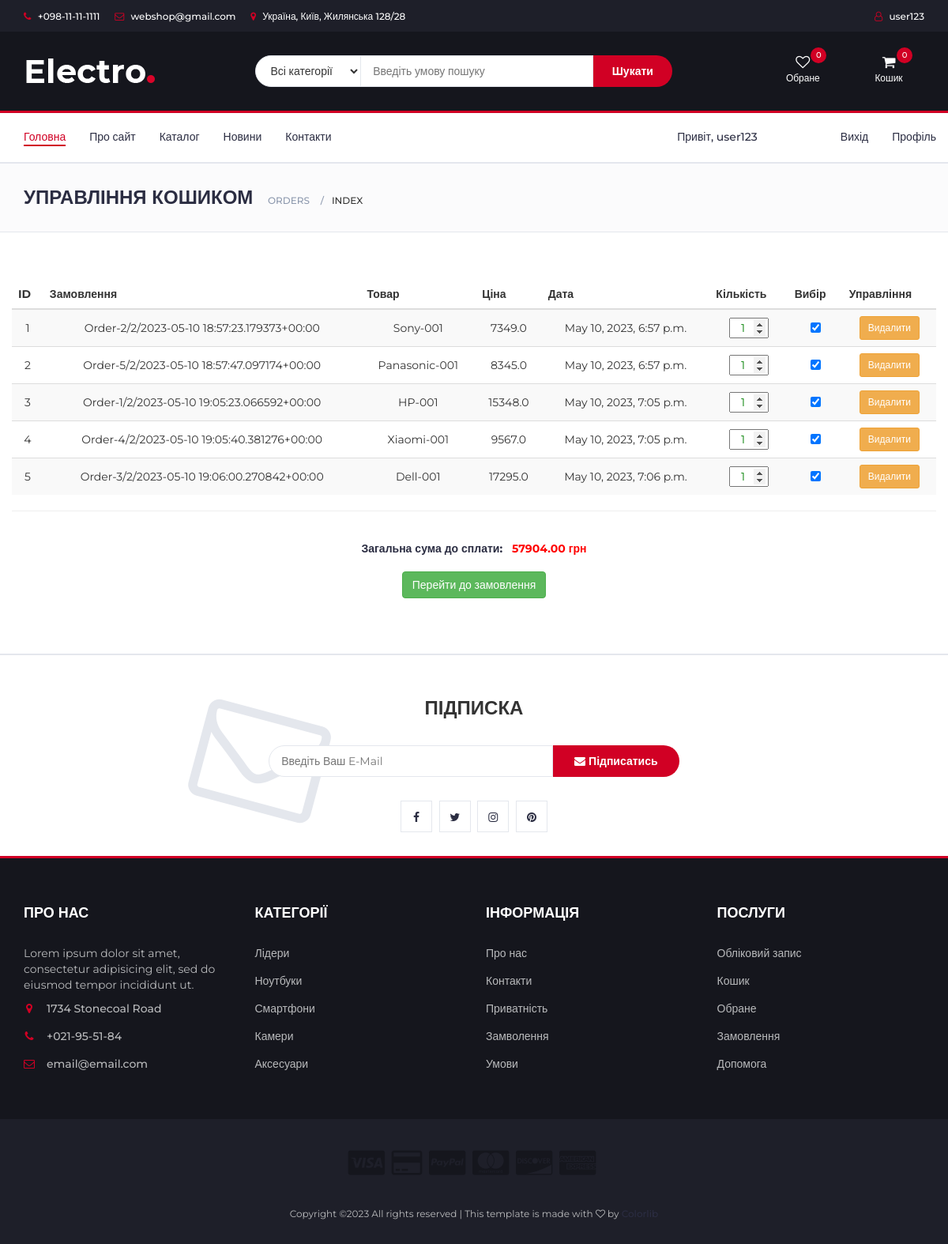
Before: /orders/ (signed in) with the older database file.
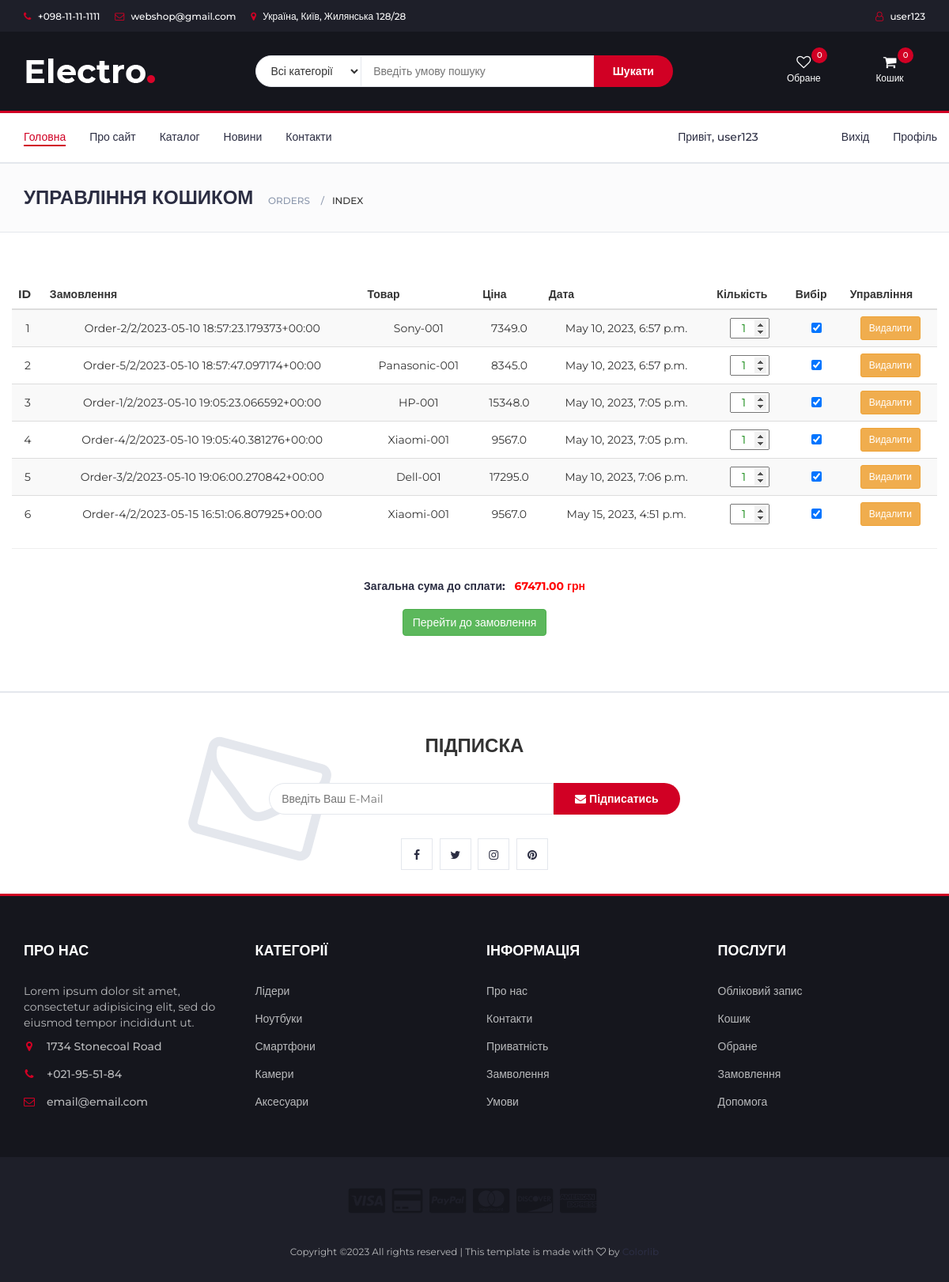
After: the same page with the newer database file.
### orders/models.py (models this page shows, shortened)
class Order(models.Model):
    code = models.CharField(max_length=100, unique=True)
    user = models.ForeignKey(User, on_delete=models.CASCADE)
    product = models.ForeignKey(Product, on_delete=models.CASCADE)
    count = models.IntegerField(default=1)
    date = models.DateTimeField(auto_now_add=True)
    notes = models.TextField(max_length=500)

### catalog/models.py (models this page shows, shortened)
class Product(models.Model):
    name = models.CharField(max_length=100, unique=True)
    about = models.TextField(max_length=500, unique=True)
    category = models.ForeignKey(Category, on_delete=models.CASCADE)
    producer = models.ForeignKey(Producer, on_delete=models.CASCADE)
    photo = models.FileField(upload_to='products/')
    price = models.FloatField()

### orders/views.py (the view)
# urls.py: path('', index),
def index(request):
    return render(request, 'orders/index.html', {
        'title': 'Управління кошиком',
        'page': 'index',
        'app': 'orders',
        'user_orders': Order.objects.filter(user_id=request.user.id)
    })

### templates/orders/index.html (shortened to what this page needs)
{% extends '_layouts/base.html' %}
{% block content %}
{% load static %}
        <div class="section page-content">
			<div class="container">
				<div class="row">
					<div class="content-box" style="text-align: center">
						<table id="orders-table" class="table table-striped">
                            <thead>
								<tr>
									<th>ID</th>
									<th>Замовлення</th>
									<th>Товар</th>
									<th>Ціна</th>
									<th>Дата</th>
									<th>Кількість</th>
									<th>Вибір</th>
									<th>Управління</th>
								</tr>
							</thead>
							<tbody>
							{% for order in user_orders %}
								<tr>
									<td class="id-cell">{{ order.id }}</td>
									<td>{{ order.code }}</td>
									<td>{{ order.product.name }}</td>
									<td class="price-cell">{{ order.product.price }}</td>
									<td>{{ order.date }}</td>
									<td class="count-cell">
										<input type="number" class="count" min="1" value="{{order.count}}">
									</td>
									<td>
										<input type="checkbox" class="check" value="yes" checked>
									</td>
									<td>
										<button class="btn btn-sm btn-warning del-btn">Видалити</button>
									</td>
								</tr>
							{% endfor %}
							</tbody>
						</table>
						<hr>
						<br>
						<div>
							<h5>
								Загальна сума до сплати: &nbsp;
								<span id="total" style="color: red">0.00 грн</span>
							</h5>
						</div>
						<p>
							<a id="bill-btn" href="/orders/bill/1,2,3" class="btn btn-success">
								Перейти до замовлення
							</a>
						</p>
					</div>
				</div>
			</div>
		</div>
{% endblock %}

### templates/_layouts/base.html (shortened to what this page needs)
<!DOCTYPE html>
{% load static %}
<html lang="uk">
	<head>
 		<link rel="stylesheet" href="{% static 'css/bootstrap.min.css' %}"/>
 		<link rel="stylesheet" href="{% static 'css/slick.css' %}"/>
 		<link rel="stylesheet" href="{% static 'css/slick-theme.css' %}"/>
 		<link rel="stylesheet" href="{% static 'css/nouislider.min.css' %}"/>
 		<link rel="stylesheet" href="{% static 'css/font-awesome.min.css' %}">
 		<link rel="stylesheet" href="{% static 'css/style.css' %}"/>
    </head>
	<body>
		{% include '_layouts/header.html' %}
		{% include '_layouts/navbar.html' %}
		{% include '_layouts/breadcrumb.html' %}
		{% block content %}{% endblock content %}
		{% include '_layouts/newsletter.html' %}
		{% include '_layouts/footer.html' %}
	</body>
</html>

### templates/_layouts/header.html (shortened to what this page needs)
        {% load static %}
        <header>
			<div id="top-header">
				<div class="container">
					<ul class="header-links pull-left">
						<li><a href="#"><i class="fa fa-phone"></i> +098-11-11-1111</a></li>
						<li><a href="#"><i class="fa fa-envelope-o"></i> webshop@gmail.com</a></li>
						<li><a href="#"><i class="fa fa-map-marker"></i> Україна, Київ, Жилянська 128/28</a></li>
					</ul>
					<ul class="header-links pull-right">
						{% if not user.is_authenticated %}
							<li><a href="#"><i class="fa fa-user-o"></i> Гість</a></li>
						{% else %}
							<li><a href="#"><i class="fa fa-user-o"></i> {{ user.username }}</a></li>
						{% endif %}
					</ul>
				</div>
			</div>
			<div id="header">
				<div class="container">
					<div class="row">
						<div class="col-md-3">
							<div class="header-logo">
								<a href="#" class="logo">
									<img src="{% static 'img/logo.png' %}" alt="">
								</a>
							</div>
						</div>
						<div class="col-md-6">
							<div class="header-search">
								<form>
									<select class="input-select">
										<option value="0">Всі категорії</option>
									</select>
									<input class="input" placeholder="Введіть умову пошуку">
									<button class="search-btn">Шукати</button>
								</form>
							</div>
						</div>
						<div class="col-md-3 clearfix">
							<div class="header-ctn">
								<div>
									<a href="#">
										<i class="fa fa-heart-o"></i>
										<span>Обране</span>
										<div id="wish-count" class="qty">0</div>
									</a>
								</div>
								<div class="dropdown">
									<a class="dropdown-toggle" data-toggle="dropdown" aria-expanded="true">
										<i class="fa fa-shopping-cart"></i>
										<span>Кошик</span>
										<div id="cart-count" class="qty">0</div>
									</a>
								</div>
							</div>
						</div>
					</div>
				</div>
			</div>
		</header>

### templates/_layouts/navbar.html
        {% load static %}
        <nav id="navigation">
			<div class="container">
				<div id="responsive-nav">
					<ul class="main-nav nav navbar-nav">
						<li class="active"><a href="/">Головна</a></li>
						<li><a href="/about">Про сайт</a></li>
						<li><a href="/catalog">Каталог</a></li>
						<li><a href="/news">Новини</a></li>
						<li><a href="/contacts">Контакти</a></li>
					</ul>
					<ul class="main-nav nav navbar-nav navbar-right">
						<li>
							<a href="" style="margin-right: 75px">
								Привіт,
								{% if user.is_authenticated %}
									{{ user.username }}
								{% else %}
									Гість!
								{% endif %}
							</a>
						</li>
						{% if not user.is_authenticated %}
							<li><a href="/accounts/sign_in">Вхід</a></li>
							<li><a href="/accounts/sign_up">Реєстрація</a></li>
						{% else %}
							<li><a href="/accounts/sign_out">Вихід</a></li>
							<li><a href="/accounts/profile">Профіль</a></li>
						{% endif %}
					</ul>
				</div>
			</div>
		</nav>

### templates/_layouts/breadcrumb.html
        {% load static %}
        <div id="breadcrumb" class="section">
			<div class="container">
				<div class="row">
					<div class="col-md-12">
						<h3 class="breadcrumb-header">{{ title }}</h3>
						<ul class="breadcrumb-tree">
							<li><a href="#">{{ app }}</a></li>
							<li class="active">{{ page }}</li>
						</ul>
					</div>
				</div>
			</div>
		</div>

### templates/_layouts/newsletter.html
        {% load static %}
        <div id="newsletter" class="section">
			<div class="container">
				<div class="row">
					<div class="col-md-12">
						<div class="newsletter">
							<p><strong>ПІДПИСКА</strong></p>
							<form>
								<input class="input" type="email" placeholder="Введіть Ваш E-Mail">
								<button class="newsletter-btn"><i class="fa fa-envelope"></i> Підписатись</button>
							</form>
							<ul class="newsletter-follow">
								<li>
									<a href="#"><i class="fa fa-facebook"></i></a>
								</li>
								<li>
									<a href="#"><i class="fa fa-twitter"></i></a>
								</li>
								<li>
									<a href="#"><i class="fa fa-instagram"></i></a>
								</li>
								<li>
									<a href="#"><i class="fa fa-pinterest"></i></a>
								</li>
							</ul>
						</div>
					</div>
				</div>
			</div>
		</div>

### templates/_layouts/footer.html (shortened to what this page needs)
        {% load static %}
        <footer id="footer">
			<div class="section">
				<div class="container">
					<div class="row">
						<div class="col-md-3 col-xs-6">
							<div class="footer">
								<h3 class="footer-title">Про нас</h3>
								<p>Lorem ipsum dolor sit amet, consectetur adipisicing elit, sed do eiusmod tempor incididunt ut.</p>
								<ul class="footer-links">
									<li><a href="#"><i class="fa fa-map-marker"></i>1734 Stonecoal Road</a></li>
									<li><a href="#"><i class="fa fa-phone"></i>+021-95-51-84</a></li>
									<li><a href="#"><i class="fa fa-envelope-o"></i>email@email.com</a></li>
								</ul>
							</div>
						</div>
						<div class="col-md-3 col-xs-6">
							<div class="footer">
								<h3 class="footer-title">Категорії</h3>
								<ul class="footer-links">
									<li><a href="#">Лідери</a></li>
									<li><a href="#">Ноутбуки</a></li>
									<li><a href="#">Смартфони</a></li>
									<li><a href="#">Камери</a></li>
									<li><a href="#">Аксесуари</a></li>
								</ul>
							</div>
						</div>
						<div class="col-md-3 col-xs-6">
							<div class="footer">
								<h3 class="footer-title">Інформація</h3>
								<ul class="footer-links">
									<li><a href="#">Про нас</a></li>
									<li><a href="#">Контакти</a></li>
									<li><a href="#">Приватність</a></li>
									<li><a href="#">Замволення</a></li>
									<li><a href="#">Умови</a></li>
								</ul>
							</div>
						</div>
						<div class="col-md-3 col-xs-6">
							<div class="footer">
								<h3 class="footer-title">Послуги</h3>
								<ul class="footer-links">
									<li><a href="#">Обліковий запис</a></li>
									<li><a href="#">Кошик</a></li>
									<li><a href="#">Обране</a></li>
									<li><a href="#">Замовлення</a></li>
									<li><a href="#">Допомога</a></li>
								</ul>
							</div>
						</div>
					</div>
				</div>
			</div>
			<div id="bottom-footer" class="section">
				<div class="container">
					<div class="row">
						<div class="col-md-12 text-center">
							<ul class="footer-payments">
								<li><a href="#"><i class="fa fa-cc-visa"></i></a></li>
								<li><a href="#"><i class="fa fa-credit-card"></i></a></li>
								<li><a href="#"><i class="fa fa-cc-paypal"></i></a></li>
								<li><a href="#"><i class="fa fa-cc-mastercard"></i></a></li>
								<li><a href="#"><i class="fa fa-cc-discover"></i></a></li>
								<li><a href="#"><i class="fa fa-cc-amex"></i></a></li>
							</ul>
							<span class="copyright">
								Copyright &copy;<script>document.write(new Date().getFullYear());</script> All rights reserved | This template is made with <i class="fa fa-heart-o" aria-hidden="true"></i> by <a href="https://colorlib.com" target="_blank">Colorlib</a>
							</span>
						</div>
					</div>
				</div>
			</div>
		</footer>

### templates/orders/index.html (style rules this page uses)
p { margin-top: 20px; }
#orders-table td { vertical-align: middle; }
.count { width: 50px; text-align: center; color: green; }

Changed rows visible on the page:
added Order: id "6", code "Order-4/2/2023-05-15 16:51:06.807925+00:00", product.name "Xiaomi-001", product.price "9567.0", date "May 15, 2023, 4:51 p.m.", count "1"
Other visible differences:
text written by a page script: "57904.00 грн" → "67471.00 грн"
